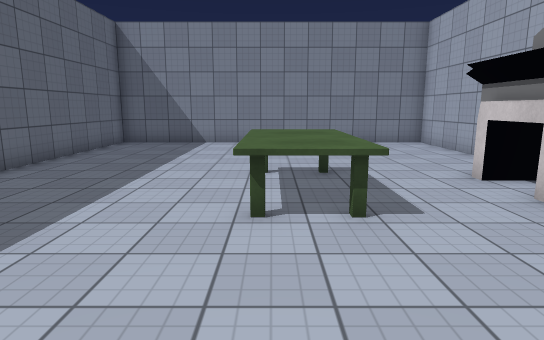
View 1 (above)

16 first-person views from a walk through a Unity game level. The camera is 1.5 m above the floor, tilts 10° down and sees 75° across. Doors are open. The floor is counted in squares, 1 m on a side. Each view is taken from the middle of a square. On the plan, view 1 faces up. The plan holds only what a view shows up to about 16 squares ahead; the rest is blank. The place goes on beyond the plan. The player is left out. Some surface patterns are stand-ins.

View 2
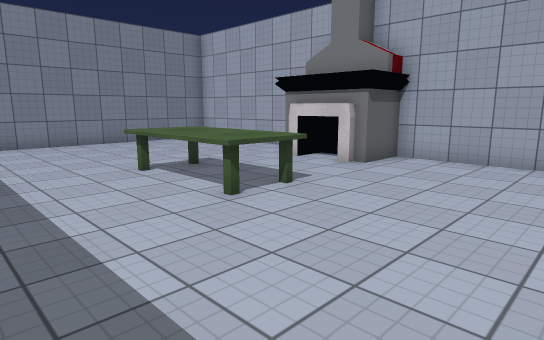

View 3
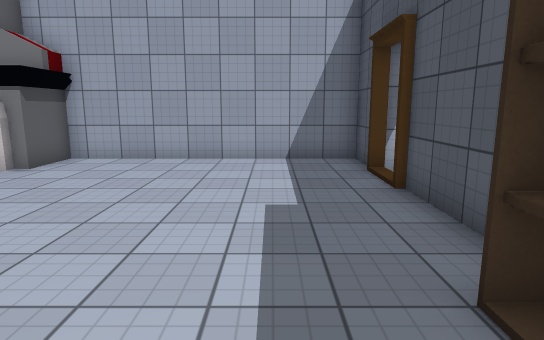

View 4
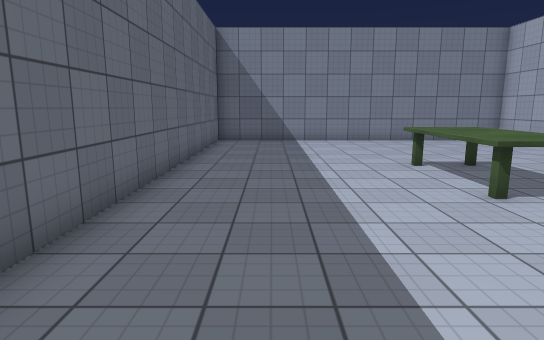

View 5
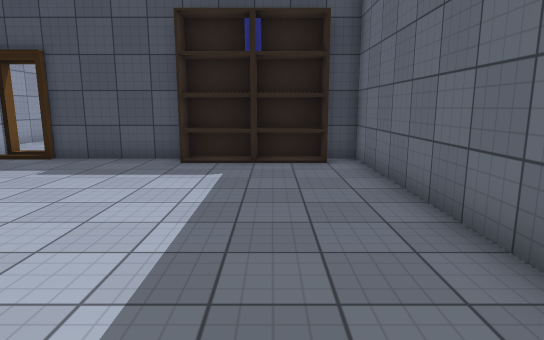

View 6
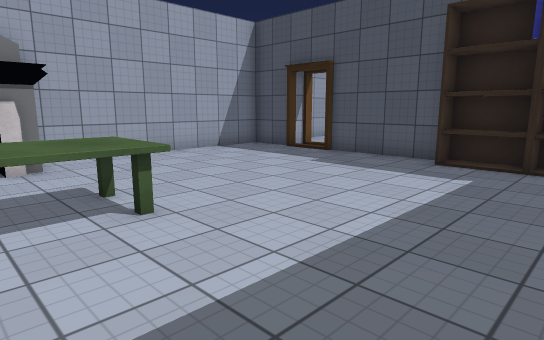

View 7
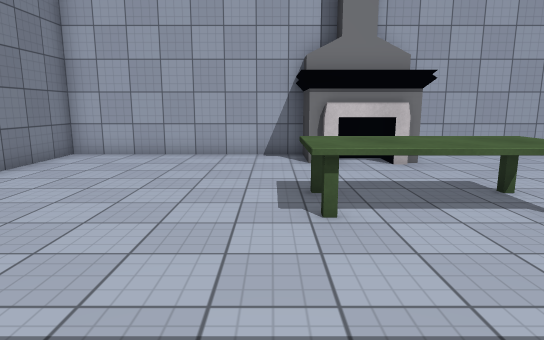

View 8
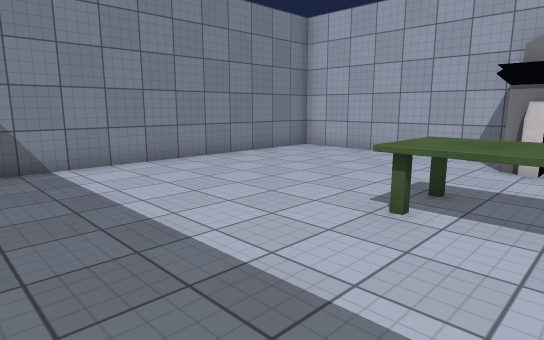

View 9
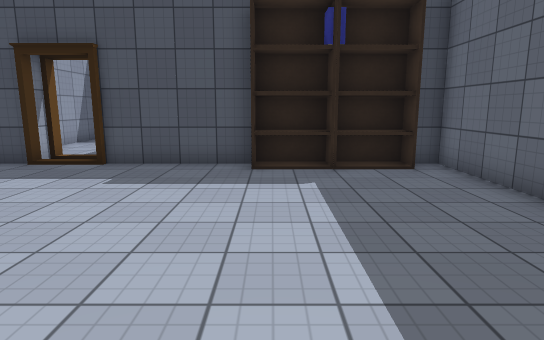

View 10
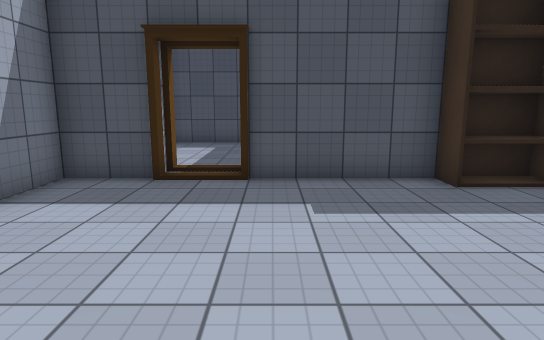

View 11
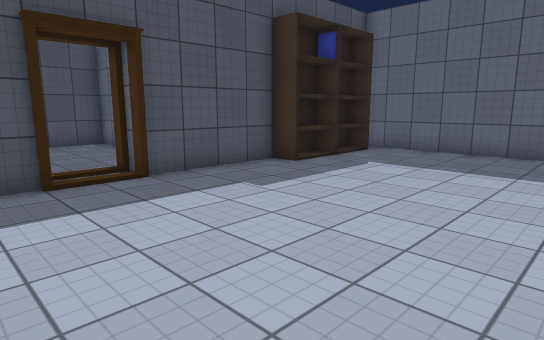

View 12
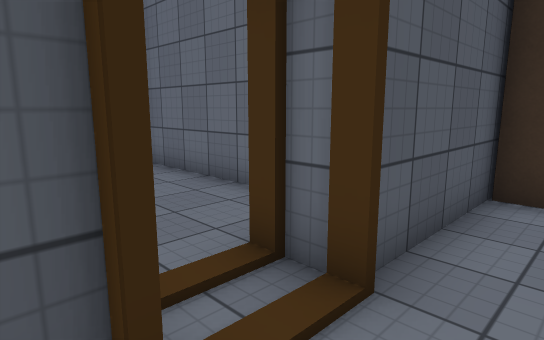

View 13
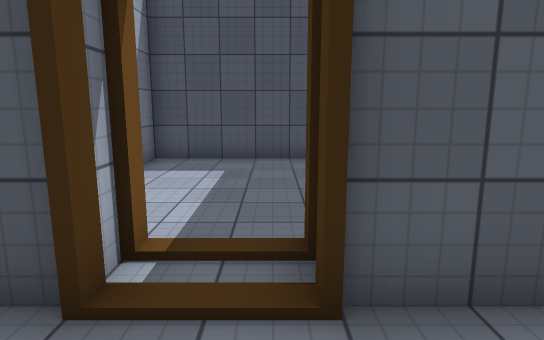

View 14
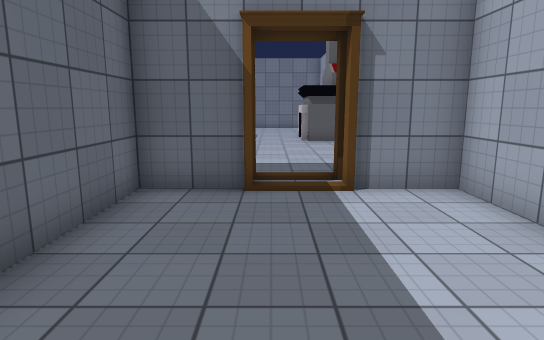

View 15
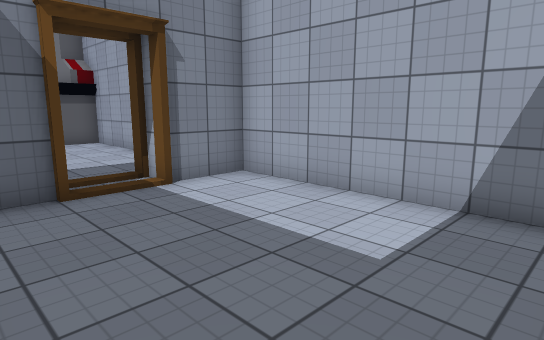

View 16
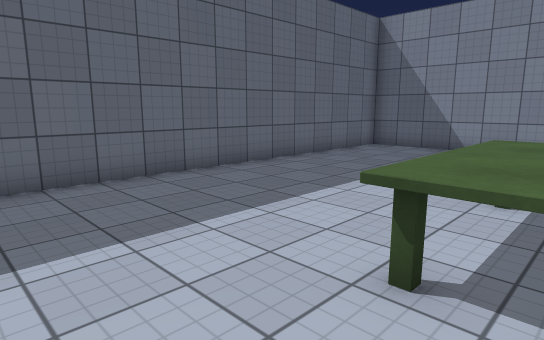

### Floor plan
Points are (right, up) in squares from view 1. A wall is a line through its corners. A room is listed if a view was taken in it or the views show most of it. See-through windows are left out.
Room 1 (views 1, 2, 3, 4, 5, 6, 7, 8, 9, 10, 11, 12, 13, 16)
walls: (6.5, 7.9) (6.5, 15.5) (-6.5, 15.5) (-6.5, -3.5) (-5.6, -3.5); (-1.9, -3.5) (2.6, -3.5); (4.4, -3.5) (6.5, -3.5) (6.5, 5)
ways out: open door at (3.5, -4) to room 2
objects: bookshelf (-5, -3) to (-4, -3); bookshelf (-3, -3) to (-2, -3); table (0, 5) to (1, 8); fireplace (5, 5) to (5, 8)
Room 2 (views 14, 15)
walls: (2.6, -4.5) (0.5, -4.5) (0.5, -11.5) (6.5, -11.5) (6.5, -4.5) (4.4, -4.5)
ways out: open door at (3.5, -4) to room 1

Positions as (right, up) in squares from view 1, and headings:
1: (0, 0), facing up
2: (-4, 0), facing up-right
3: (-4, -1), facing right
4: (-4, -1), facing up
5: (-4, 7), facing down
6: (-5, 7), facing down-right
7: (-5, 9), facing right
8: (-5, 6), facing up-right
9: (-2, 6), facing down
10: (2, 4), facing down
11: (6, 4), facing down-left
12: (5, -2), facing down-left
13: (3, -1), facing down
14: (3, -11), facing up
15: (1, -11), facing up-right
16: (1, 2), facing up-left
